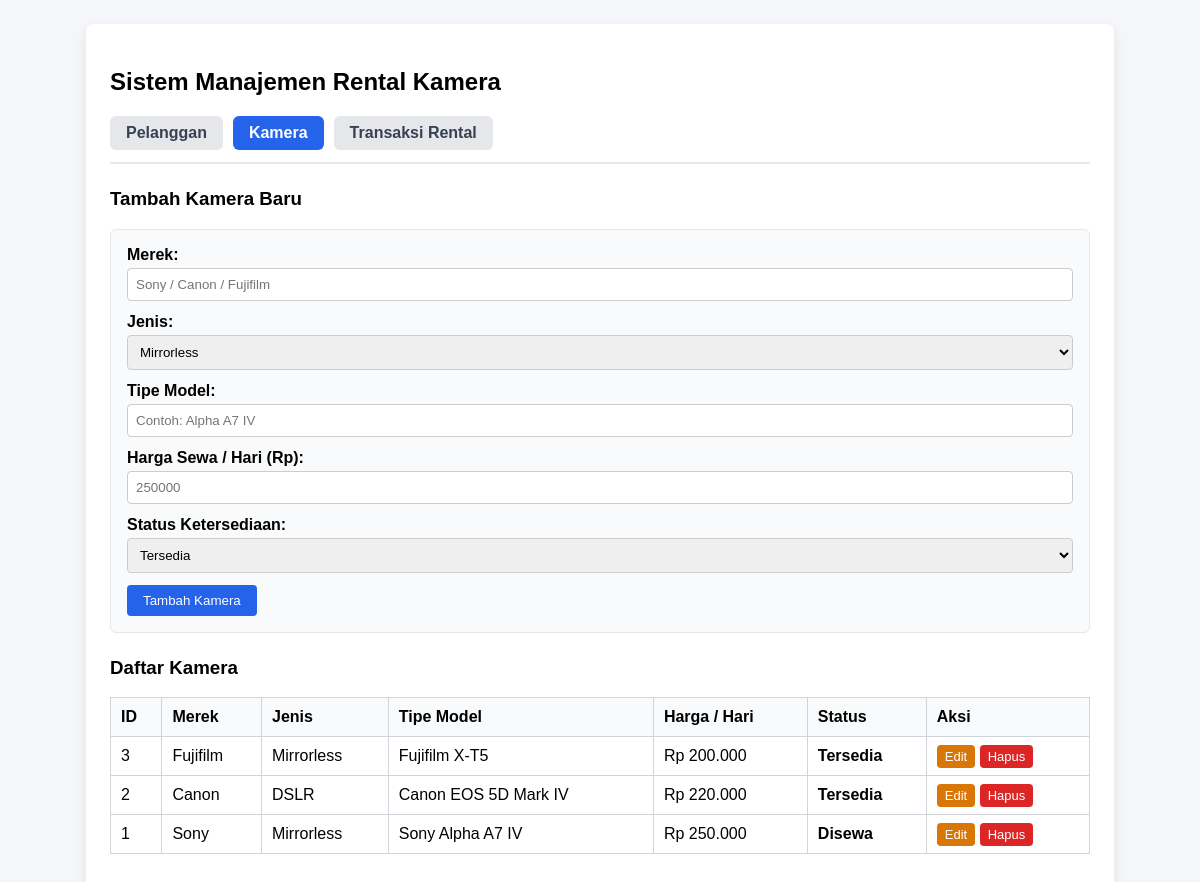
The page /index.php?page=cameras on the database its author committed.
### tables this page shows
CREATE TABLE IF NOT EXISTS `cameras` (
    `id_camera` INT AUTO_INCREMENT PRIMARY KEY,
    `merek` VARCHAR(50) NOT NULL,
    `jenis` VARCHAR(50) NOT NULL,
    `tipe` VARCHAR(100) NOT NULL,
    `harga` INT NOT NULL,
    `status` ENUM('Tersedia', 'Disewa', 'Maintenance') DEFAULT 'Tersedia',
    `created_at` TIMESTAMP DEFAULT CURRENT_TIMESTAMP
);

### index.php (called while the page is built, shortened)
<?php
require_once __DIR__ . '/class/Camera.php';
$database = new Database();
$db = $database->getConnection();
$customerModel = new Customer($db);
$cameraModel = new Camera($db);
$rentalModel = new Rental($db);
$page = $_GET['page'] ?? 'customers';
$edit_data = null;
if ($page === 'customers') {
    $customers = $customerModel->readAll();
} elseif ($page === 'cameras') {
    $cameras = $cameraModel->readAll();
} elseif ($page === 'rentals') {
    $rentals = $rentalModel->readAll();
    $customer_list = $customerModel->readAll();
    $camera_list = $cameraModel->readAll();
}
include __DIR__ . '/view/header.php';
include __DIR__ . "/view/{$page}.php";
include __DIR__ . '/view/footer.php';

### class/Camera.php (called while the page is built, shortened)
<?php
class Camera {
    private $db;
    private $table = "cameras";
    public function __construct($db) {
        $this->db = $db;
    }
    public function readAll() {
        $query = "SELECT * FROM {$this->table} ORDER BY id_camera DESC";
        $stmt = $this->db->prepare($query);
        $stmt->execute();
        return $stmt->fetchAll(PDO::FETCH_ASSOC);
    }
}

### view/cameras.php (the view, shortened to what this page needs)
<h3><?= $edit_data ? 'Edit Data Kamera' : 'Tambah Kamera Baru' ?></h3>
<form action="index.php?page=cameras" method="POST">
    <div class="form-group">
        <label>Merek:</label>
        <input type="text" name="merek" placeholder="Sony / Canon / Fujifilm" value="<?= htmlspecialchars($edit_data['merek'] ?? '') ?>" required>
    </div>
    <div class="form-group">
        <label>Jenis:</label>
        <select name="jenis" required>
            <?php
            $jenis_options = ['Mirrorless', 'DSLR', 'Digital Pocket', 'Action Cam'];
            foreach ($jenis_options as $j):
                $selected = (isset($edit_data['jenis']) && $edit_data['jenis'] === $j) ? 'selected' : '';
                echo "<option value=\"$j\" $selected>$j</option>";
            endforeach;
            ?>
        </select>
    </div>
    <div class="form-group">
        <label>Tipe Model:</label>
        <input type="text" name="tipe" placeholder="Contoh: Alpha A7 IV" value="<?= htmlspecialchars($edit_data['tipe'] ?? '') ?>" required>
    </div>
    <div class="form-group">
        <label>Harga Sewa / Hari (Rp):</label>
        <input type="number" name="harga" placeholder="250000" value="<?= htmlspecialchars($edit_data['harga'] ?? '') ?>" required>
    </div>
    <div class="form-group">
        <label>Status Ketersediaan:</label>
        <select name="status" required>
            <?php
            $status_options = ['Tersedia', 'Disewa', 'Maintenance'];
            foreach ($status_options as $s):
                $selected = (isset($edit_data['status']) && $edit_data['status'] === $s) ? 'selected' : '';
                echo "<option value=\"$s\" $selected>$s</option>";
            endforeach;
            ?>
        </select>
    </div>
    <button type="submit"><?= $edit_data ? 'Simpan Perubahan' : 'Tambah Kamera' ?></button>
</form>
<h3>Daftar Kamera</h3>
<table>
    <thead>
        <tr>
            <th>ID</th>
            <th>Merek</th>
            <th>Jenis</th>
            <th>Tipe Model</th>
            <th>Harga / Hari</th>
            <th>Status</th>
            <th>Aksi</th>
        </tr>
    </thead>
    <tbody>
        <?php if (!empty($cameras)): ?>
            <?php foreach ($cameras as $cam): ?>
                <tr>
                    <td><?= htmlspecialchars($cam['id_camera']) ?></td>
                    <td><?= htmlspecialchars($cam['merek']) ?></td>
                    <td><?= htmlspecialchars($cam['jenis']) ?></td>
                    <td><?= htmlspecialchars($cam['tipe']) ?></td>
                    <td>Rp <?= number_format($cam['harga'], 0, ',', '.') ?></td>
                    <td><strong><?= htmlspecialchars($cam['status']) ?></strong></td>
                    <td>
                        <a href="index.php?page=cameras&action=edit&id=<?= $cam['id_camera'] ?>" class="btn-edit">Edit</a>
                        <a href="index.php?page=cameras&action=delete&id=<?= $cam['id_camera'] ?>" class="btn-danger" onclick="return confirm('Hapus data kamera ini?')">Hapus</a>
                    </td>
                </tr>
            <?php endforeach; ?>
        <?php else: ?>
            <tr><td colspan="7" style="text-align:center;">Belum ada data kamera.</td></tr>
        <?php endif; ?>
    </tbody>
</table>

### view/header.php (shortened to what this page needs)
<!DOCTYPE html>
<html lang="id">
<head>
    <link rel="stylesheet" href="style.css">
</head>
<body>
<div class="container">
    <h2>Sistem Manajemen Rental Kamera</h2>
    <nav>
        <a href="index.php?page=customers" class="<?= ($page === 'customers') ? 'active' : '' ?>">Pelanggan</a>
        <a href="index.php?page=cameras" class="<?= ($page === 'cameras') ? 'active' : '' ?>">Kamera</a>
        <a href="index.php?page=rentals" class="<?= ($page === 'rentals') ? 'active' : '' ?>">Transaksi Rental</a>
    </nav>

### view/footer.php
</div>
</body>
</html>

### style.css (style rules this page uses)
body { background-color: #f4f6f9; font-family: Arial, sans-serif; margin: 0; padding: 24px; display: flex; justify-content: center; }
.container { width: 100%; max-width: 980px; background-color: #ffffff; padding: 24px; border-radius: 8px; box-shadow: 0 4px 12px rgba(0, 0, 0, 0.08); }
nav { display: flex; gap: 10px; margin: 16px 0 24px 0; border-bottom: 2px solid #e5e7eb; padding-bottom: 12px; }
nav a { text-decoration: none; color: #374151; padding: 8px 16px; border-radius: 6px; background-color: #e5e7eb; font-weight: bold; }
nav a.active { background-color: #2563eb; color: #ffffff; }
table { width: 100%; border-collapse: collapse; margin: 16px 0; }
table, th, td { border: 1px solid #d1d5db; padding: 10px; text-align: left; }
th { background-color: #f9fafb; }
form { background-color: #f9fafb; padding: 16px; border: 1px solid #e5e7eb; border-radius: 6px; margin-bottom: 24px; }
.form-group { margin-bottom: 12px; }
.form-group label { display: block; margin-bottom: 4px; font-weight: bold; }
.form-group input, .form-group select { width: 100%; padding: 8px; border: 1px solid #ccc; border-radius: 4px; box-sizing: border-box; }
button { background-color: #2563eb; color: #ffffff; padding: 8px 16px; border: none; border-radius: 4px; cursor: pointer; }
.btn-danger { background-color: #dc2626; color: #ffffff; padding: 4px 8px; text-decoration: none; border-radius: 4px; font-size: 13px; }
.btn-edit { background-color: #d97706; color: #ffffff; padding: 4px 8px; text-decoration: none; border-radius: 4px; font-size: 13px; }

### rows shown on the page
cameras: id_camera "3", merek "Fujifilm", jenis "Mirrorless", tipe "Fujifilm X-T5", harga "200.000", status "Tersedia"
cameras: id_camera "2", merek "Canon", jenis "DSLR", tipe "Canon EOS 5D Mark IV", harga "220.000", status "Tersedia"
cameras: id_camera "1", merek "Sony", jenis "Mirrorless", tipe "Sony Alpha A7 IV", harga "250.000", status "Disewa"

### other values the page prints
form field jenis "Mirrorless"
form field status "Tersedia"
